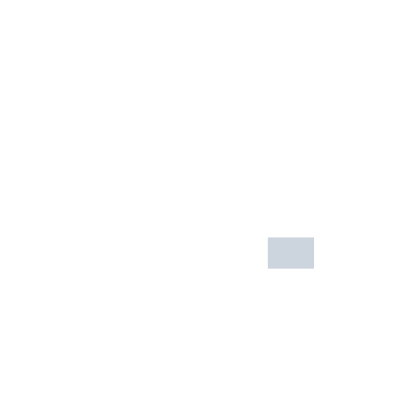
Frame 1 (no input)
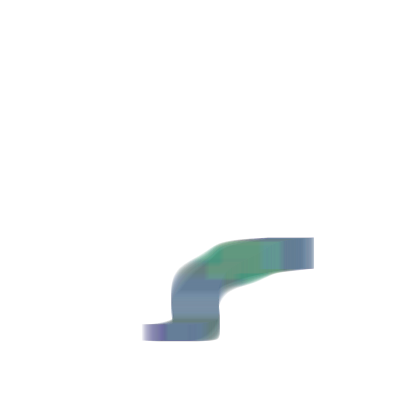
Frame 60 (no input)
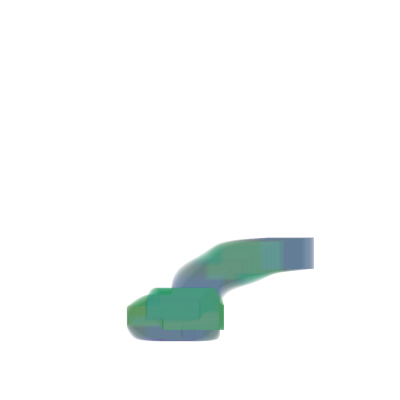
Frame 120 (the mouse pressed at the canvas centre since frame 60)

The p5.js sketch that drew these frames (run headless with seeded random() and noise() and a simulated clock; from frame 60 on, the mouse is pressed at the canvas centre):

// p5.js sketch
// ── sketch.js
 var t;
 var t2;
 var camminatori = [];
 var totaleCamminatori = 10

 function setup() {
   background (0);
   createCanvas(400, 400);
   t = 0;
   t2 = 1000;
   for (var i = 0; i < totaleCamminatori; i++) {
     camminatori.push(new Camminatore());
   }
 }

 function draw() {
   for (var i = 0; i < totaleCamminatori; i++) {
     camminatori[i].move();
     camminatori[i].display();
   }
 }

 function Camminatore() {

   this.move = function() {
     this.x = map(noise(t), 0, 1, 0, width);
     this.y = map(noise(t2), 0, 1, 0, width);
     this.r=255*noise(t+5);
     this.g=255*noise(t+10);
     this.b=255*noise(t+15);
     //diametro
     this.d=100*noise(t+10);

     //incremento la variabile
     t += 0.001;
     t2 += 0.001;
   }

   this.display = function() {
     fill(this.r, this.g, this.b, 10);
     noStroke();
     rect(this.x, this.y, this.d, this.d*noise(t));
   }
 }
